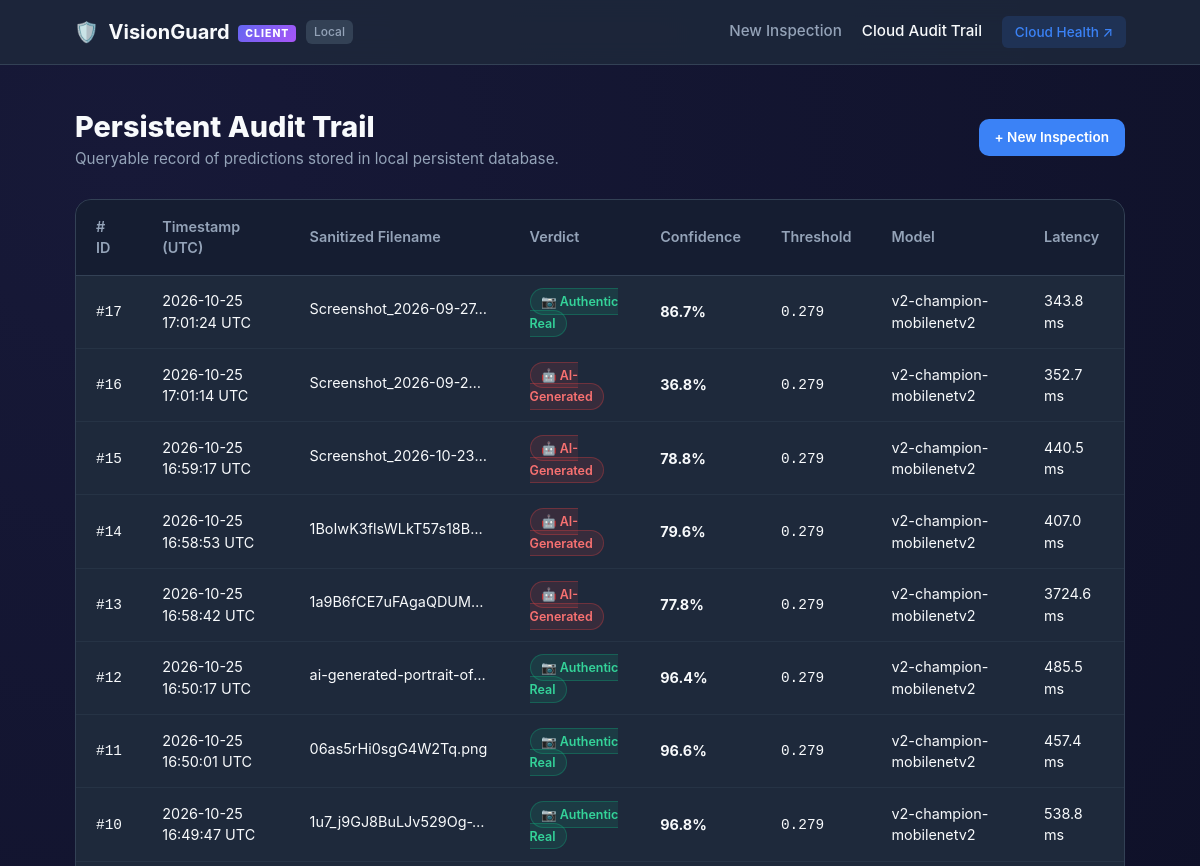
Before: /history (upper part) with the older database file.
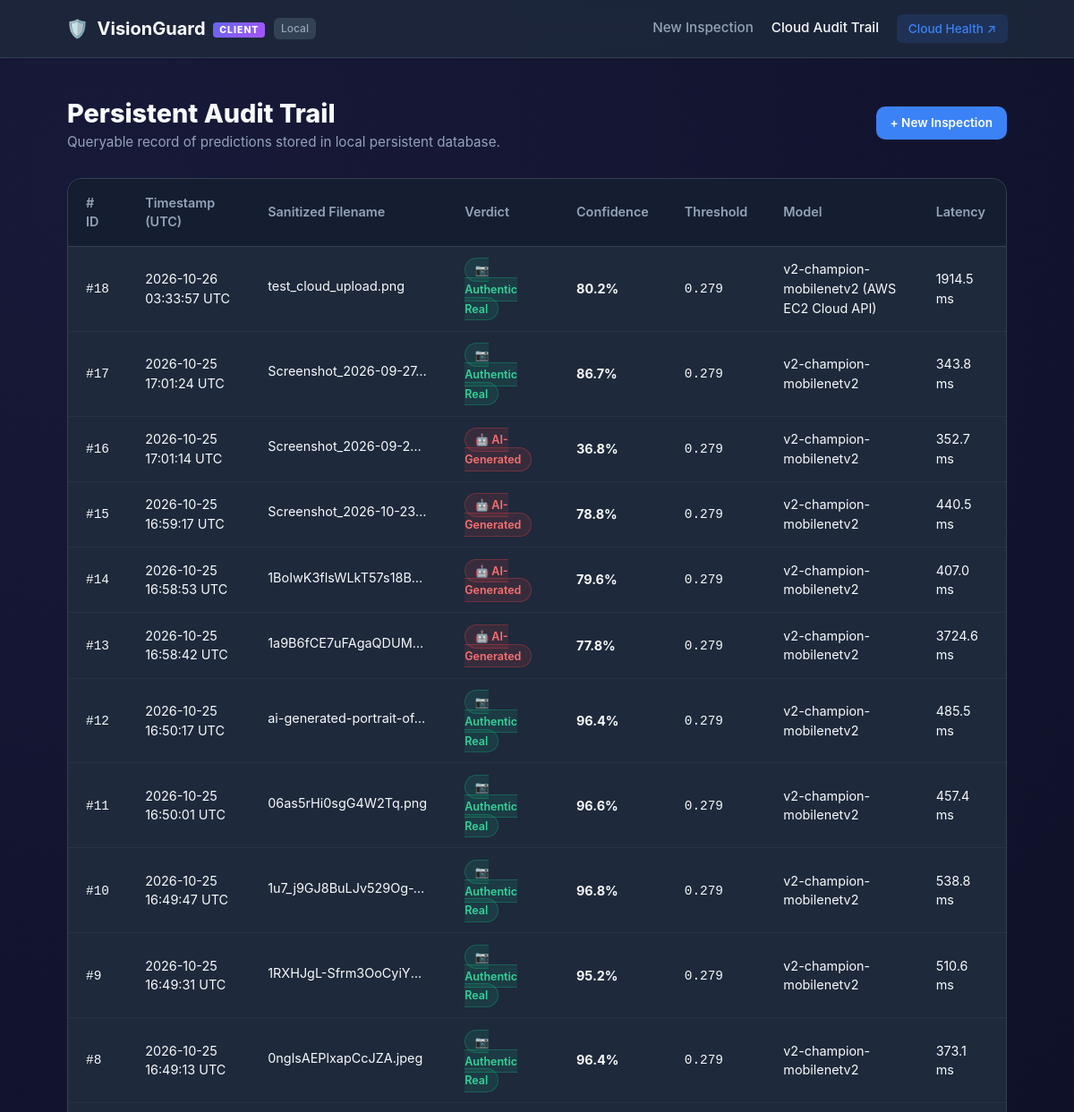
After: the same page with the newer database file.
### tables this page shows
CREATE TABLE predictions (
            id INTEGER PRIMARY KEY AUTOINCREMENT,
            timestamp TEXT NOT NULL,
            filename TEXT NOT NULL,
            predicted_label TEXT NOT NULL,
            confidence REAL NOT NULL,
            decision_threshold REAL NOT NULL,
            model_version TEXT NOT NULL,
            latency_ms REAL NOT NULL
        );

### app.py (the view)
@app.route("/history", methods=["GET"])
def history():
    if CLOUD_HOST:
        try:
            cloud_resp = requests.get(f"{CLOUD_HOST}/history", timeout=15)
            records = parse_cloud_history_html(cloud_resp.text)
            return render_template("history.html", records=records, is_cloud=True, cloud_host=CLOUD_HOST)
        except Exception as e:
            return render_template(
                "error.html",
                error_code=502,
                error_title="Cloud Database Unreachable",
                error_message=f"Could not fetch audit history from Cloud server at {CLOUD_HOST}: {str(e)}"
            ), 502
    else:
        from src.database import get_prediction_history
        records = get_prediction_history(limit=50)
        return render_template("history.html", records=records, is_cloud=False)

### src/database.py (called while the page is built)
def is_postgres():
    db_url = os.getenv("DATABASE_URL", "")
    return db_url.startswith("postgres://") or db_url.startswith("postgresql://")

def get_connection():
    if is_postgres():
        import psycopg2
        import psycopg2.extras
        db_url = os.getenv("DATABASE_URL")
        conn = psycopg2.connect(db_url)
        return conn, "postgres"
    else:
        path = os.getenv("DATABASE_PATH", DEFAULT_SQLITE_PATH)
        os.makedirs(os.path.dirname(path), exist_ok=True)
        conn = sqlite3.connect(path)
        conn.row_factory = sqlite3.Row
        return conn, "sqlite"

### templates/history.html (shortened to what this page needs)
{% extends "base.html" %}
{% block content %}
<div class="history-container">
    <div class="history-header">
        <div>
            <div class="history-badge-wrapper">
                <h1 class="history-title">Persistent Audit Trail</h1>
            </div>
            <p class="history-subtitle">
                {% if is_cloud %}
                    Showing verified database records queried directly from the cloud-hosted VisionGuard serving instance (Task 8).
                {% else %}
                    Queryable record of predictions stored in local persistent database.
                {% endif %}
            </p>
        </div>
        <a href="{{ url_for('index') }}" class="btn btn-primary btn-sm">+ New Inspection</a>
    </div>
    {% if records and records|length > 0 %}
        <div class="table-card">
            <div class="table-responsive">
                <table class="audit-table">
                    <thead>
                        <tr>
                            <th># ID</th>
                            <th>Timestamp (UTC)</th>
                            <th>Sanitized Filename</th>
                            <th>Verdict</th>
                            <th>Confidence</th>
                            <th>Threshold</th>
                            <th>Model</th>
                            <th>Latency</th>
                        </tr>
                    </thead>
                    <tbody>
                        {% for row in records %}
                            <tr>
                                <td class="col-id"><code>#{{ row.id }}</code></td>
                                <td class="col-time">{{ row.timestamp }}</td>
                                <td class="col-file" title="{{ row.filename }}">
                                    <span class="file-pill">{{ row.filename }}</span>
                                </td>
                                <td>
                                    {% if row.predicted_label == "AI-Generated" %}
                                        <span class="badge badge-ai">🤖 AI-Generated</span>
                                    {% else %}
                                        <span class="badge badge-real">📷 Authentic Real</span>
                                    {% endif %}
                                </td>
                                <td class="col-conf"><strong>{{ "%.1f"|format(row.confidence * 100) }}%</strong></td>
                                <td class="col-thresh"><code>{{ "%.3f"|format(row.decision_threshold) }}</code></td>
                                <td class="col-model">{{ row.model_version }}</td>
                                <td class="col-lat">{{ "%.1f"|format(row.latency_ms) }} ms</td>
                            </tr>
                        {% endfor %}
                    </tbody>
                </table>
            </div>
        </div>
    {% endif %}
</div>
{% endblock %}

Changed rows visible on the page:
added predictions: id "18", timestamp "2026-10-26 03:33:57 UTC", filename "test_cloud_upload.png", predicted_label "📷 Authentic Real", row.confidence*100 "80.2", decision_threshold "0.279", model_version "v2-champion-mobilenetv2 (AWS EC2 Cloud API)", latency_ms "1914.5"
now on this page (row unchanged): predictions: id "9", timestamp "2026-10-25 16:49:31 UTC", filename "1RXHJgL-Sfrm3OoCyiY…", predicted_label "📷 Authentic Real", row.confidence*100 "95.2", decision_threshold "0.279", model_version "v2-champion-mobilenetv2", latency_ms "510.6"
now on this page (row unchanged): predictions: id "8", timestamp "2026-10-25 16:49:13 UTC", filename "0nglsAEPlxapCcJZA.jpeg", predicted_label "📷 Authentic Real", row.confidence*100 "96.4", decision_threshold "0.279", model_version "v2-champion-mobilenetv2", latency_ms "373.1"
